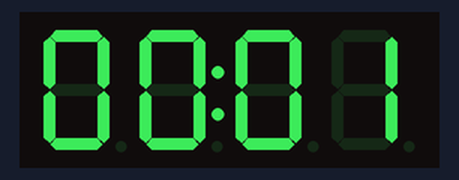
Bench run of a sketch on a simulated Arduino Uno, built for the host (arithmetic inside an expression is 32-bit, double 64-bit). On the bench: 4-digit seven-segment display. WiFi joins after 1.5 s; servers stay silent unless stated.

Above: at 1.3 s.
At 5.3 s:
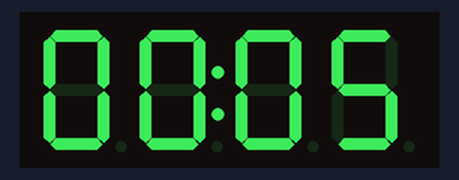
At 10.3 s:
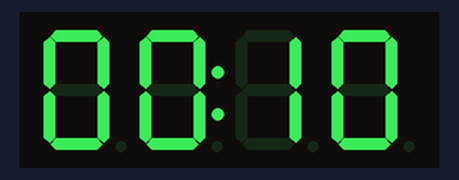
At 19.3 s:
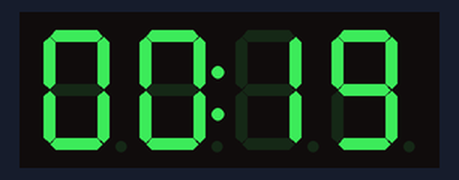
At 28.3 s:
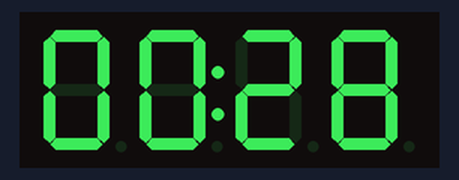
At 38.3 s:
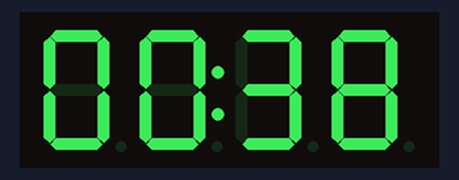

Measured:
- what the display in image 0 shows lasts 1.0 s, from 1.2 s to 2.2 s

The sketch:

Timer2.ino
```cpp
#include <SPI.h>
#include <Ethernet2.h>
#include <Wire.h>
#include "Adafruit_LEDBackpack.h"
#include "Adafruit_GFX.h"

Adafruit_7segment matrix = Adafruit_7segment();
int seconds = 1;
int minutes = 0;

byte mac[] = {
  0xDE, 0xAD, 0xBE, 0xEF, 0xFE, 0xED
};

IPAddress ip(192, 168, 10, 80);

IPAddress myDns(1, 1, 1, 1);

EthernetClient client;

IPAddress server(192, 168, 10, 230);
int port = 8080;

void setup() {
  //Serial.begin(9600);
  matrix.begin(0x70);

  // give the ethernet module time to boot up:
  delay(1000);

  // start the Ethernet connection using a fixed IP address and DNS server:
  Ethernet.begin(mac, ip, myDns);
  httpRequest();
}

void loop() {
  //if (client.available()) {
  //  char c = client.read();
  //  Serial.write(c);
  //}

  writeLED(seconds, minutes);
  seconds++;
  if (seconds > 59) {
    seconds = 0;
    minutes++;
  }
  if (minutes > 99) {
    minutes = 0;
  }
  delay(1000);
}

void writeLED(int seconds, int minutes) {
  matrix.drawColon(true);
  matrix.writeDigitNum(4, seconds % 10);
  matrix.writeDigitNum(3, seconds / 10);
  matrix.writeDigitNum(1, minutes % 10);
  matrix.writeDigitNum(0, minutes / 10);
  matrix.writeDisplay();
}

// this method makes a HTTP connection to the server:
void httpRequest() {
  // close any connection before send a new request.
  // This will free the socket on the WiFi shield
  client.stop();

  // if there's a successful connection:
  if (client.connect(server, port)) {
    client.println("POST http://192.168.10.230:8080/andon/HMF HTTP/1.1");
    client.println("Host: http://192.168.10.230:8080");
    client.println("Accept-Encoding: gzip, deflate");
    client.println("User-Agent: arduino-ethernet");
    client.println("Accept: */*");
    client.println("Connection: close");
    client.println("Content-Length: 0");
    client.println();
  }
}
```
